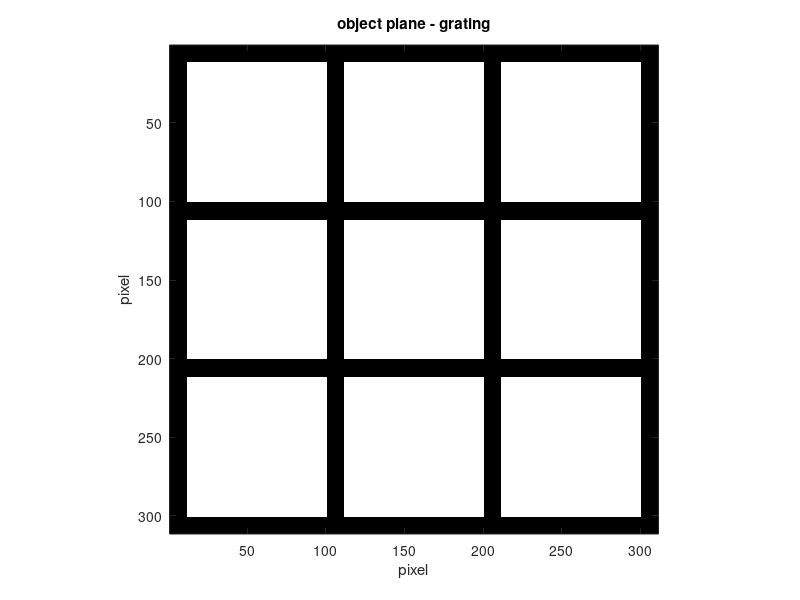
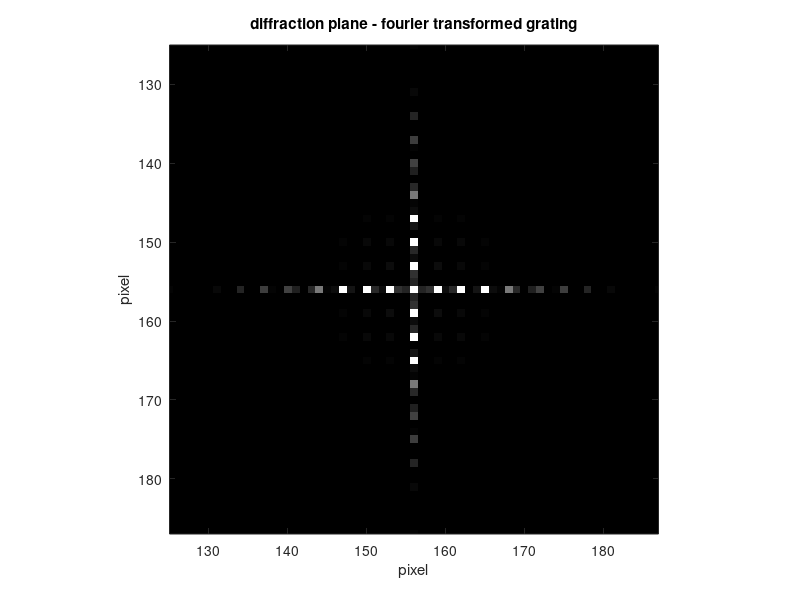
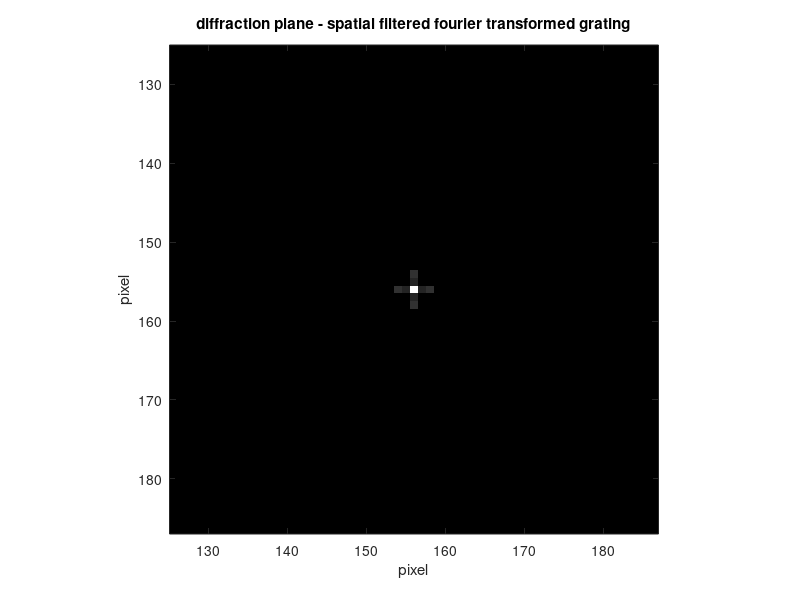
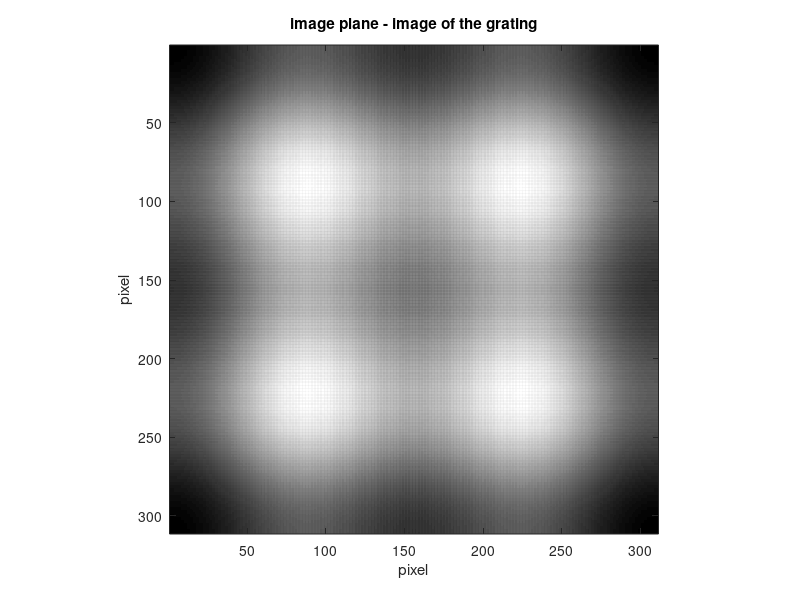

These charts were generated, in order, by the following MATLAB code:
%% Parameters
% grating period in pixel
gp = 100;
% width of grating element in pixel
we = 10;
% number of grating elements in one dimension
ne = 4;

% grayscale factor for plot of the fourier transformed grating 
gf = 100;
% zoom factor for plot of the fourier transformed grating
zf = 5;

% halfwidth of the slit aperture used for spatial filtering in pixel
hsw = 3;

%% setting up the grating as matrix and plot of the grating

% number of pixels in one dimension
px = gp * ( ne - 1 ) + we;
% center position
cp = px/2 + 1;

grating = ones( px );
for z = 0 : ( ne - 1 )
    ma = z * gp + 1 ;
    mb = z * gp + 1 + we;
    grating( ma : mb, : ) = 0;
    grating( :, ma : mb ) = 0;
end

figure;
imagesc( abs( grating ).^2 );
title( 'object plane - grating' );
colormap( gray );
axis image;
xlabel( 'pixel' );
ylabel( 'pixel' );

%% Fourier transform of the grating and plot of the resulting 
% diffraction image

fourgrat = fftshift( fft2( grating ) );

figure;
% maximum value
mv = max( max( abs( fourgrat ) ) )^2;
imagesc( abs( fourgrat ).^2, [ 0 mv/gf ]);
title('diffraction plane - fourier transformed grating');
axis image;
axis( [ cp-px/(2*zf) cp+px/(2*zf) cp-px/(2*zf) cp+px/(2*zf) ] );
colormap( gray );
xlabel( 'pixel' );
ylabel( 'pixel' );

%% spatial filtering and plot of the resulting diffraction image

fourgrat( 1 : cp - hsw, : ) = 0;
fourgrat( cp + hsw : px, : ) = 0;
fourgrat( :, 1 : cp - hsw) = 0;
fourgrat( :, cp + hsw : px ) = 0;


figure;
imagesc( abs( fourgrat ).^2, [ 0 mv/gf ]);
title('diffraction plane - spatial filtered fourier transformed grating');
axis image;
axis( [ cp-px/(2*zf) cp+px/(2*zf) cp-px/(2*zf) cp+px/(2*zf) ] );
colormap( gray );
xlabel( 'pixel' );
ylabel( 'pixel' );

%% Inverse fourier transform and plot of the resulting image

btrgrating = ifft2( fourgrat );

figure;
imagesc( abs( btrgrating ).^2 );
title( 'image plane - image of the grating' );
colormap( gray );
axis image;
xlabel( 'pixel' );
ylabel( 'pixel' );
